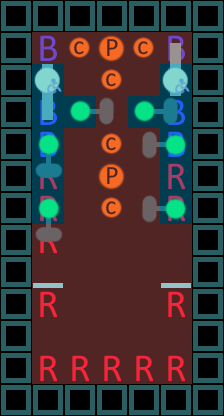

Rendered tile map (Tiled .tmx) drawn with the repository's tilesets; below, a short description and the full map source, tile grids included:
An orthogonal 7x13 tile map with 32x32 px tiles, 4 tile layers (bus, people, people, areas), 2 hidden layers not drawn.

<map version="1.2" tiledversion="1.3.4" orientation="orthogonal" renderorder="right-down" width="7" height="13" tilewidth="32" tileheight="32" infinite="0" nextlayerid="9" nextobjectid="1">
 <tileset firstgid="1" source="rough sprites for level design.tsx" />
 <layer id="1" name="bus" width="7" height="13" locked="1">
  <data encoding="csv">
4,4,4,4,4,4,4,
4,1,0,0,0,1,4,
4,1,0,0,0,1,4,
4,1,0,0,0,1,4,
4,1,0,0,0,1,4,
4,2,0,0,0,2,4,
4,2,0,0,0,2,4,
4,2,0,0,0,0,4,
4,3,0,0,0,3,4,
4,2,0,0,0,2,4,
4,0,0,0,0,0,4,
4,2,2,2,2,2,4,
4,4,4,4,4,4,4
</data>
 </layer>
 <group id="5" name="Unmoveable">
  <layer id="6" name="people" width="7" height="13">
   <data encoding="csv">
0,0,0,0,0,0,0,
0,0,12,11,12,0,0,
0,0,0,12,0,0,0,
0,0,0,0,0,0,0,
0,0,0,12,0,0,0,
0,0,0,11,0,0,0,
0,0,0,12,0,0,0,
0,0,0,0,0,0,0,
0,0,0,0,0,0,0,
0,0,0,0,0,0,0,
0,0,0,0,0,0,0,
0,0,0,0,0,0,0,
0,0,0,0,0,0,0
</data>
  </layer>
  <layer id="7" name="distancing" width="7" height="13" visible="0">
   <data encoding="csv">
0,0,0,0,0,0,0,
0,9,0,0,0,9,0,
0,0,9,0,9,0,0,
0,0,0,9,0,0,0,
0,0,9,0,9,0,0,
0,0,9,0,9,0,0,
0,0,9,0,9,0,0,
0,0,0,9,0,0,0,
0,0,0,0,0,0,0,
0,0,0,0,0,0,0,
0,0,0,0,0,0,0,
0,0,0,0,0,0,0,
0,0,0,0,0,0,0
</data>
  </layer>
 </group>
 <group id="4" name="Moveable">
  <layer id="2" name="people" width="7" height="13">
   <data encoding="csv">
0,0,0,0,0,0,0,
0,0,0,0,0,8,0,
0,16,0,0,0,16,0,
0,24,28,20,28,20,0,
0,27,0,0,18,26,0,
0,19,0,0,0,0,0,
0,27,0,0,18,26,0,
0,19,0,0,0,0,0,
0,0,0,0,0,0,0,
0,0,0,0,0,0,0,
0,0,0,0,0,0,0,
0,0,0,0,0,0,0,
0,0,0,0,0,0,0
</data>
  </layer>
  <layer id="3" name="distancing" width="7" height="13" visible="0">
   <data encoding="csv">
0,0,0,0,0,0,0,
0,10,0,0,0,10,0,
0,0,10,0,10,0,0,
0,10,0,10,0,10,0,
0,0,10,0,10,0,0,
0,10,0,0,0,10,0,
0,0,10,0,10,0,0,
0,10,0,0,0,10,0,
0,0,0,0,0,0,0,
0,0,0,0,0,0,0,
0,0,0,0,0,0,0,
0,0,0,0,0,0,0,
0,0,0,0,0,0,0
</data>
  </layer>
 </group>
 <layer id="8" name="areas" width="7" height="13">
  <data encoding="csv">
0,0,0,0,0,0,0,
0,34,34,34,34,34,0,
0,33,34,34,34,33,0,
0,33,33,34,33,33,0,
0,33,34,34,34,33,0,
0,33,34,34,34,33,0,
0,33,34,34,34,33,0,
0,34,34,34,34,34,0,
0,34,34,34,34,34,0,
0,34,34,34,34,34,0,
0,34,34,34,34,34,0,
0,34,34,34,34,34,0,
0,0,0,0,0,0,0
</data>
 </layer>
</map>
